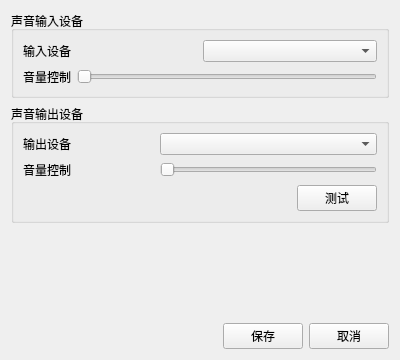
<ui version="4.0" >
 <class>AudioSettings</class>
 <widget class="QWidget" name="AudioSettings" >
  <property name="geometry" >
   <rect>
    <x>0</x>
    <y>0</y>
    <width>400</width>
    <height>360</height>
   </rect>
  </property>
  <property name="windowTitle" >
   <string>Form</string>
  </property>
  <layout class="QVBoxLayout" name="verticalLayout_2" >
   <item>
    <widget class="QGroupBox" name="inputGroupBox" >
     <property name="title" >
      <string>声音输入设备</string>
     </property>
     <layout class="QVBoxLayout" name="verticalLayout_3" >
      <item>
       <layout class="QHBoxLayout" name="horizontalLayout_19" >
        <item>
         <widget class="QLabel" name="label_9" >
          <property name="text" >
           <string>输入设备</string>
          </property>
         </widget>
        </item>
        <item>
         <widget class="QComboBox" name="inputDeviceComboBox" />
        </item>
       </layout>
      </item>
      <item>
       <layout class="QHBoxLayout" name="horizontalLayout" >
        <item>
         <widget class="QLabel" name="label_10" >
          <property name="text" >
           <string>音量控制</string>
          </property>
         </widget>
        </item>
        <item>
         <widget class="QSlider" name="_inputVolumeSlider" >
          <property name="orientation" >
           <enum>Qt::Horizontal</enum>
          </property>
         </widget>
        </item>
       </layout>
      </item>
     </layout>
    </widget>
   </item>
   <item>
    <widget class="QGroupBox" name="outputGroupBox" >
     <property name="title" >
      <string>声音输出设备</string>
     </property>
     <layout class="QGridLayout" name="gridLayout_18" >
      <item row="0" column="0" >
       <widget class="QLabel" name="label_17" >
        <property name="text" >
         <string>输出设备</string>
        </property>
       </widget>
      </item>
      <item row="0" column="1" colspan="2" >
       <widget class="QComboBox" name="outputDeviceComboBox" />
      </item>
      <item row="1" column="0" >
       <widget class="QLabel" name="label_18" >
        <property name="text" >
         <string>音量控制</string>
        </property>
       </widget>
      </item>
      <item row="1" column="1" colspan="2" >
       <widget class="QSlider" name="_outputVolumeSlider" >
        <property name="orientation" >
         <enum>Qt::Horizontal</enum>
        </property>
       </widget>
      </item>
      <item row="2" column="0" >
       <spacer name="horizontalSpacer_12" >
        <property name="orientation" >
         <enum>Qt::Horizontal</enum>
        </property>
        <property name="sizeHint" stdset="0" >
         <size>
          <width>64</width>
          <height>20</height>
         </size>
        </property>
       </spacer>
      </item>
      <item row="2" column="1" >
       <spacer name="horizontalSpacer_13" >
        <property name="orientation" >
         <enum>Qt::Horizontal</enum>
        </property>
        <property name="sizeHint" stdset="0" >
         <size>
          <width>106</width>
          <height>22</height>
         </size>
        </property>
       </spacer>
      </item>
      <item row="2" column="2" >
       <widget class="QPushButton" name="testOutputDeviceButton" >
        <property name="text" >
         <string>测试</string>
        </property>
       </widget>
      </item>
     </layout>
    </widget>
   </item>
   <item>
    <spacer name="verticalSpacer_4" >
     <property name="orientation" >
      <enum>Qt::Vertical</enum>
     </property>
     <property name="sizeHint" stdset="0" >
      <size>
       <width>263</width>
       <height>19</height>
      </size>
     </property>
    </spacer>
   </item>
   <item>
    <layout class="QHBoxLayout" name="horizontalLayout_14" >
     <item>
      <spacer name="horizontalSpacer_14" >
       <property name="orientation" >
        <enum>Qt::Horizontal</enum>
       </property>
       <property name="sizeHint" stdset="0" >
        <size>
         <width>40</width>
         <height>20</height>
        </size>
       </property>
      </spacer>
     </item>
     <item>
      <widget class="QPushButton" name="saveButton" >
       <property name="text" >
        <string>保存</string>
       </property>
      </widget>
     </item>
     <item>
      <widget class="QPushButton" name="cancelButton_2" >
       <property name="text" >
        <string>取消</string>
       </property>
      </widget>
     </item>
    </layout>
   </item>
  </layout>
 </widget>
 <resources/>
 <connections/>
</ui>
